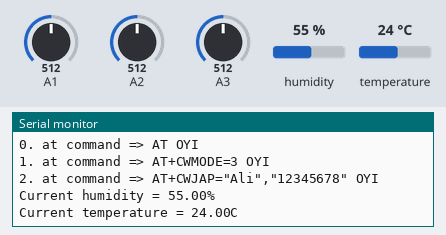
This sketch was run on a simulated Arduino Uno, built with avr-gcc and run on an emulated ATmega328P. On the bench: the last lines printed to the serial monitor. The inputs (shaded band) are chosen by the test bench; at power-on: humidity 55 %, A1 = 512, A2 = 512, A3 = 512, temperature 24 °C. The modem accepts every AT command (registered, SIM ready, sends succeed) and sends nothing else.

Above: at 1.2 s.
1.3 s: humidity set to 22 %
At 4.8 s:
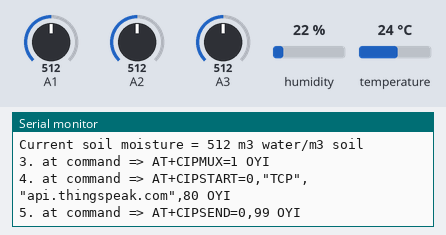
4.9 s: A1 set to 716
At 8.2 s:
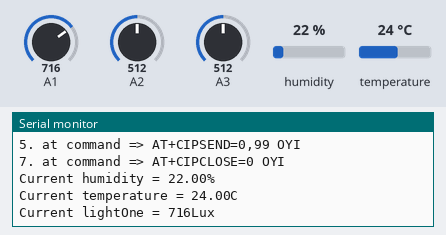
13.5 s: A2 set to 716
At 15.1 s:
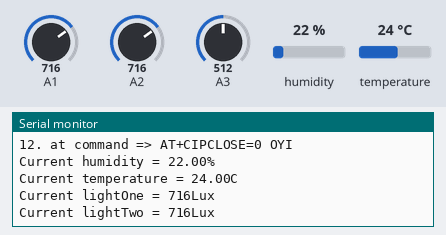
15.3 s: A3 set to 716
At 16.3 s:
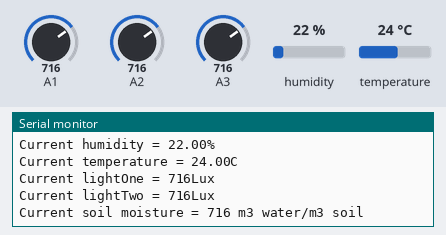
17.1 s: temperature set to 12 °C
At 18.21 s:
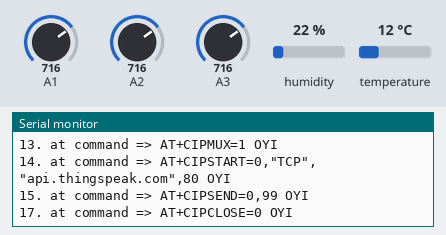
18.9 s: A1 set to 992
At 19.8 s:
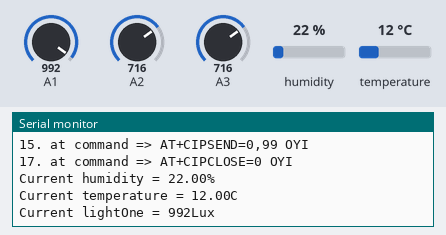
Timing chart, 0 to 21.7 s (numbered marks = the images above; inputs shaded):
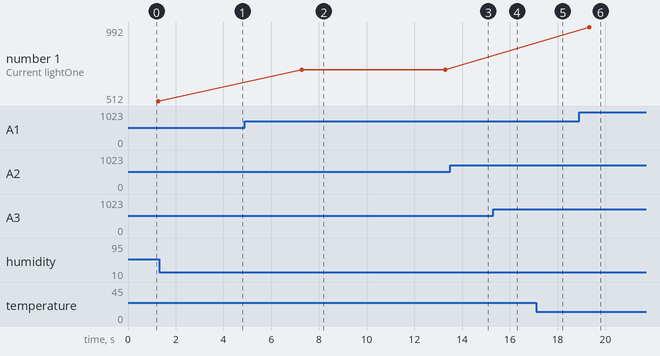

Measured:
- after the input at 4.9 s, the serial monitor: prints a new line after 2.4 s (image 2)
- after the input at 13.5 s, the serial monitor: prints a new line after 0.90 s (image 3)
- after the input at 15.3 s, the serial monitor: prints a new line after 0.20 s (image 4)
- after the input at 18.9 s, the serial monitor: prints a new line after 0.41 s (image 6)
- plotted number 1: 512 → 716 after the input at 4.9 s, 716 → 992 after the input at 18.9 s

The sketch:

sketch_nov04ethingspeak.ino
```cpp
#include <dht.h>

#include <SoftwareSerial.h>
#define RX 10
#define TX 11
String AP = "Ali";       // CHANGE ME
String PASS = "12345678"; // CHANGE ME
String API = "AR37FUEYFMWSVUYM";   // CHANGE ME
String HOST = "api.thingspeak.com";
String PORT = "80";
String field = "field1";
int countTrueCommand;
int countTimeCommand;
boolean found = false;
int valSensor = 1;
SoftwareSerial esp8266(RX,TX);
#include "dht.h"
#define dht_apin A0 // Analog Pin sensor is connected to

dht DHT;

void setup() {
  Serial.begin(9600);
  esp8266.begin(115200);
  sendCommand("AT",5,"OK");
  sendCommand("AT+CWMODE=3",5,"OK");
  sendCommand("AT+CWJAP=\""+ AP +"\",\""+ PASS +"\"",20,"OK");
}
void loop() {
    DHT.read11(dht_apin);
    delay(100);
    Serial.print("Current humidity = ");
    Serial.print(DHT.humidity);
    Serial.print("% \n");
    Serial.print("Current temperature = ");
    Serial.print(DHT.temperature);
    Serial.println("C \n");
    delay(1000);
    int sensorValueOne = analogRead(A1);
    delay(100);
    Serial.print("Current lightOne = ");
    Serial.print(sensorValueOne);
    Serial.print("Lux \n");
    delay(1000);
    int sensorValueTwo = analogRead(A2);
    delay(100);
    Serial.print("Current lightTwo = ");
    Serial.print(sensorValueTwo);
    Serial.print("Lux \n");
    delay(1000);
    int sensorValue = analogRead(A3);
    delay(100);
    Serial.print("Current soil moisture = ");
    Serial.print(sensorValue);
    Serial.print(" m3 water/m3 soil \n");
    delay(1000);
 String getData = "GET /update?api_key="+ API +"&field1="+String(DHT.temperature)+"&field2="+String(DHT.humidity)+"&field3="+String(sensorValueOne)+"&field4="+String(sensorValueTwo)+"&field5="+String(sensorValue);
 sendCommand("AT+CIPMUX=1",5,"OK");
 sendCommand("AT+CIPSTART=0,\"TCP\",\""+ HOST +"\","+ PORT,15,"OK");
 sendCommand("AT+CIPSEND=0," +String(getData.length()+4),4,">");
 esp8266.println(getData);delay(1500);countTrueCommand++;
 sendCommand("AT+CIPCLOSE=0",5,"OK");
}

void sendCommand(String command, int maxTime, char readReplay[]) {
  Serial.print(countTrueCommand);
  Serial.print(". at command => ");
  Serial.print(command);
  Serial.print(" ");
  while(countTimeCommand < (maxTime*1))
  {
    esp8266.println(command);//at+cipsend
    if(esp8266.find(readReplay))//ok
    {
      found = true;
      break;
    }

    countTimeCommand++;
  }

  if(found == true)
  {
    Serial.println("OYI");
    countTrueCommand++;
    countTimeCommand = 0;
  }

  if(found == false)
  {
    Serial.println("Fail");
    countTrueCommand = 0;
    countTimeCommand = 0;
  }

  found = false;
 }
```
